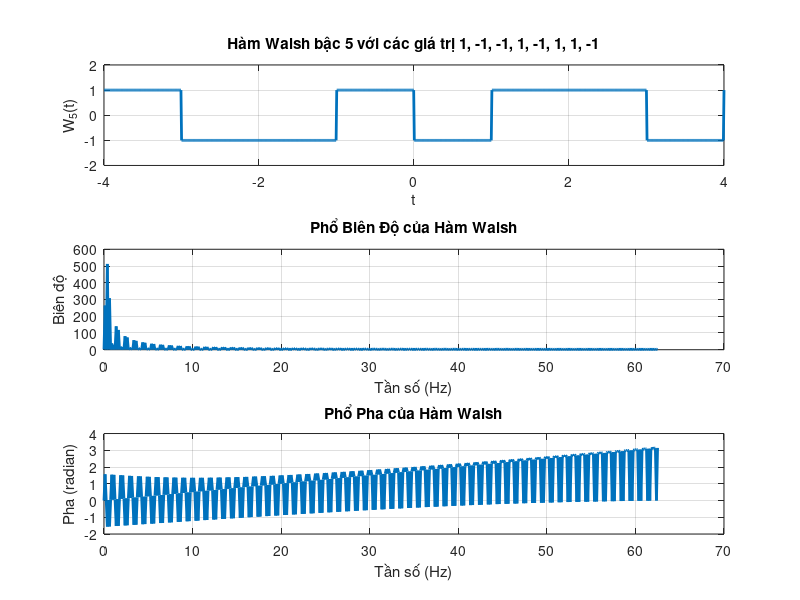

Write the MATLAB code that produced this figure.
% Định nghĩa miền thời gian từ -4 đến 4
t = linspace(-4, 4, 1000);  % Tạo một vector thời gian từ -4 đến 4, với 1000 điểm

% Hàm Walsh bậc 5 với các giá trị +1 và -1 phân bố đều trong khoảng thời gian từ -4 đến 4
W_5 = ones(size(t));   % Khởi tạo một vector chứa toàn bộ giá trị +1

% Thay đổi giá trị thành -1 theo các đoạn thời gian sao cho giá trị lần lượt là 1, -1, -1, 1, -1, 1, 1, -1
W_5(t >= -4 & t < -3) = 1;   % Thay đổi giá trị thành +1 trong khoảng từ -4 đến -3
W_5(t >= -3 & t < -2) = -1;  % Thay đổi giá trị thành -1 trong khoảng từ -3 đến -2
W_5(t >= -2 & t < -1) = -1;  % Thay đổi giá trị thành -1 trong khoảng từ -2 đến -1
W_5(t >= -1 & t < 0) = 1;    % Thay đổi giá trị thành +1 trong khoảng từ -1 đến 0
W_5(t >= 0 & t < 1) = -1;    % Thay đổi giá trị thành -1 trong khoảng từ 0 đến 1
W_5(t >= 1 & t < 2) = 1;     % Thay đổi giá trị thành +1 trong khoảng từ 1 đến 2
W_5(t >= 2 & t < 3) = 1;     % Thay đổi giá trị thành +1 trong khoảng từ 2 đến 3
W_5(t >= 3 & t < 4) = -1;    % Thay đổi giá trị thành -1 trong khoảng từ 3 đến 4

% Vẽ đồ thị của hàm Walsh
figure;
subplot(3,1,1);
plot(t, W_5, 'LineWidth', 2);
title('Hàm Walsh bậc 5 với các giá trị 1, -1, -1, 1, -1, 1, 1, -1');
xlabel('t');
ylabel('W_5(t)');
ylim([-2 2]);  % Đặt giới hạn trục tung từ -2 đến 2
grid on;

% Tính và vẽ phổ biên độ
N = length(t);  % Số lượng điểm
Fs = N / (t(end) - t(1));  % Tần số lấy mẫu
W_5_fft = fft(W_5);  % Phép biến đổi Fourier

% Tính phổ biên độ
W_5_magnitude = abs(W_5_fft);
f = Fs * (0:(N/2)) / N;  % Tạo trục tần số

% Lấy một nửa phổ (do phổ Fourier là đối xứng)
W_5_magnitude_half = W_5_magnitude(1:N/2+1);

subplot(3,1,2);
plot(f, W_5_magnitude_half, 'LineWidth', 2);
title('Phổ Biên Độ của Hàm Walsh');
xlabel('Tần số (Hz)');
ylabel('Biên độ');
grid on;

% Tính và vẽ phổ pha
W_5_phase = angle(W_5_fft);  % Phổ pha

% Lấy một nửa phổ pha
W_5_phase_half = W_5_phase(1:N/2+1);

subplot(3,1,3);
plot(f, W_5_phase_half, 'LineWidth', 2);
title('Phổ Pha của Hàm Walsh');
xlabel('Tần số (Hz)');
ylabel('Pha (radian)');
grid on;
